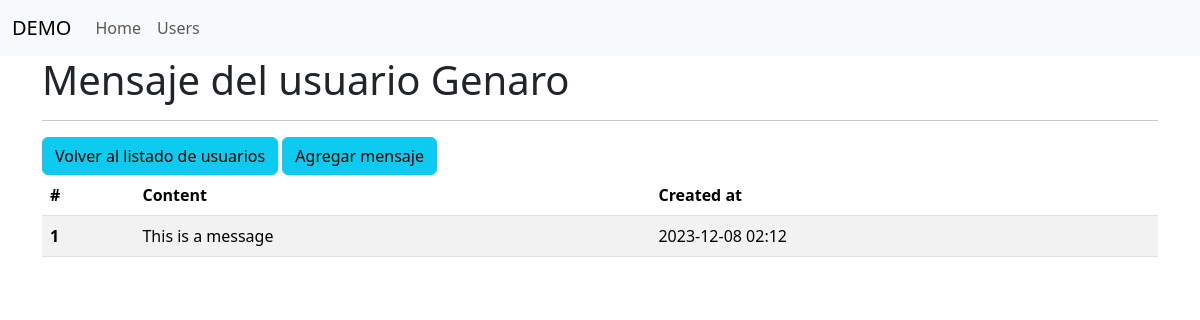
The app's page /messages-by-user/2 with its own data.
### 05/main.py (models this page shows, shortened)
class User(db.Model):
    id = db.Column(db.Integer, primary_key=True, autoincrement=True)
    name = db.Column(db.String(150), nullable=False)
    age = db.Column(db.Integer, nullable=False)
    content = db.Column(db.Text, nullable=True)
    created_at = db.Column(db.DateTime(timezone=True), server_default=func.now())

class Message(db.Model):
    id = db.Column(db.Integer, primary_key=True, autoincrement=True)
    content = db.Column(db.Text, nullable=True)
    created_at = db.Column(db.DateTime(timezone=True), server_default=func.now())
    user_id = db.Column(db.Integer, db.ForeignKey("user.id"))
    user = db.relationship("User", backref="user")

### 05/main.py (the view)
@app.route("/messages-by-user/<user_id>")
def messages_by_user(user_id):
    user = User.query.filter_by(id = user_id).first()
    messages = Message.query.filter_by(user = user).all()
    return render_template("messages-by-user.html", user=user, messages=messages)

### 05/templates/messages-by-user.html (shortened to what this page needs)
{% extends 'base.html' %}
{% block content %}
    <h1>Mensaje del usuario {{ user.name }}</h1>
    <hr>
    <a href="{{ url_for('users') }}" class="btn btn-info">Volver al listado de usuarios</a>
    <a href="{{ url_for('messages_add', user_id=user.id) }}"" class="btn btn-info">Agregar mensaje</a>
    {% if messages %}
    <table class="table table-striped">
      <thead>
        <tr>
          <th scope="col">#</th>
          <th scope="col">Content</th>
          <th scope="col">Created at</th>
        </tr>
      </thead>
      <tbody>
        {% for message in messages %}
        <tr>
          <th scope="row">{{ message.id }}</th>
          {% if message.content %}
          <td>{{ message.content|safe }}</td>
          {% else %}
          <td>-</td>
          {% endif %}
          <td>{{ message.created_at.strftime("%Y-%m-%d %I:%M") }}</td>
        </tr>
        {% endfor %}
      </tbody>
    </table>
    {% endif %}
{% endblock %}

### records on screen
User: name "Genaro"
Message: id "1", content "This is a message", created_at "2023-12-08 02:12"
